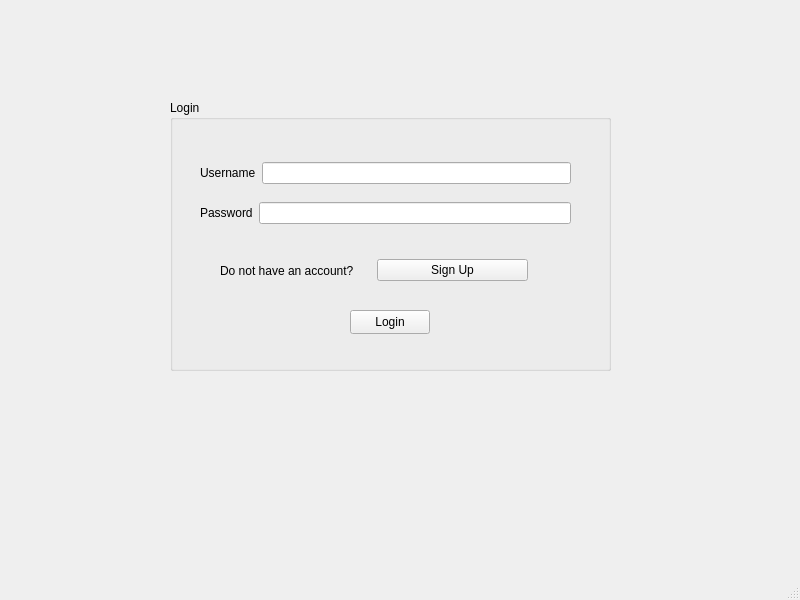
<?xml version="1.0" encoding="UTF-8"?>
<ui version="4.0">
 <class>MainWindow</class>
 <widget class="QMainWindow" name="MainWindow">
  <property name="geometry">
   <rect>
    <x>0</x>
    <y>0</y>
    <width>800</width>
    <height>600</height>
   </rect>
  </property>
  <property name="windowTitle">
   <string>MainWindow</string>
  </property>
  <widget class="QWidget" name="centralwidget">
   <widget class="QGroupBox" name="groupBox_2">
    <property name="geometry">
     <rect>
      <x>170</x>
      <y>100</y>
      <width>441</width>
      <height>271</height>
     </rect>
    </property>
    <property name="title">
     <string>Login</string>
    </property>
    <widget class="QWidget" name="layoutWidget_4">
     <property name="geometry">
      <rect>
       <x>30</x>
       <y>60</y>
       <width>371</width>
       <height>26</height>
      </rect>
     </property>
     <layout class="QHBoxLayout" name="horizontalLayout_4">
      <item>
       <widget class="QLabel" name="label_4">
        <property name="text">
         <string>Username</string>
        </property>
       </widget>
      </item>
      <item>
       <widget class="QLineEdit" name="username"/>
      </item>
     </layout>
    </widget>
    <widget class="QWidget" name="layoutWidget_5">
     <property name="geometry">
      <rect>
       <x>30</x>
       <y>100</y>
       <width>371</width>
       <height>26</height>
      </rect>
     </property>
     <layout class="QHBoxLayout" name="horizontalLayout_5">
      <item>
       <widget class="QLabel" name="label_5">
        <property name="text">
         <string>Password</string>
        </property>
       </widget>
      </item>
      <item>
       <widget class="QLineEdit" name="password">
        <property name="echoMode">
         <enum>QLineEdit::Password</enum>
        </property>
       </widget>
      </item>
     </layout>
    </widget>
    <widget class="QWidget" name="layoutWidget_6">
     <property name="geometry">
      <rect>
       <x>50</x>
       <y>150</y>
       <width>308</width>
       <height>41</height>
      </rect>
     </property>
     <layout class="QHBoxLayout" name="horizontalLayout_6">
      <item>
       <widget class="QLabel" name="label_6">
        <property name="text">
         <string>Do not have an account?</string>
        </property>
       </widget>
      </item>
      <item>
       <widget class="QPushButton" name="pushButton_3">
        <property name="text">
         <string>Sign Up</string>
        </property>
       </widget>
      </item>
     </layout>
    </widget>
    <widget class="QPushButton" name="pushButton_4">
     <property name="geometry">
      <rect>
       <x>180</x>
       <y>210</y>
       <width>80</width>
       <height>24</height>
      </rect>
     </property>
     <property name="text">
      <string>Login</string>
     </property>
    </widget>
   </widget>
  </widget>
  <widget class="QMenuBar" name="menubar">
   <property name="geometry">
    <rect>
     <x>0</x>
     <y>0</y>
     <width>800</width>
     <height>21</height>
    </rect>
   </property>
  </widget>
  <widget class="QStatusBar" name="statusbar"/>
 </widget>
 <resources/>
 <connections/>
</ui>
